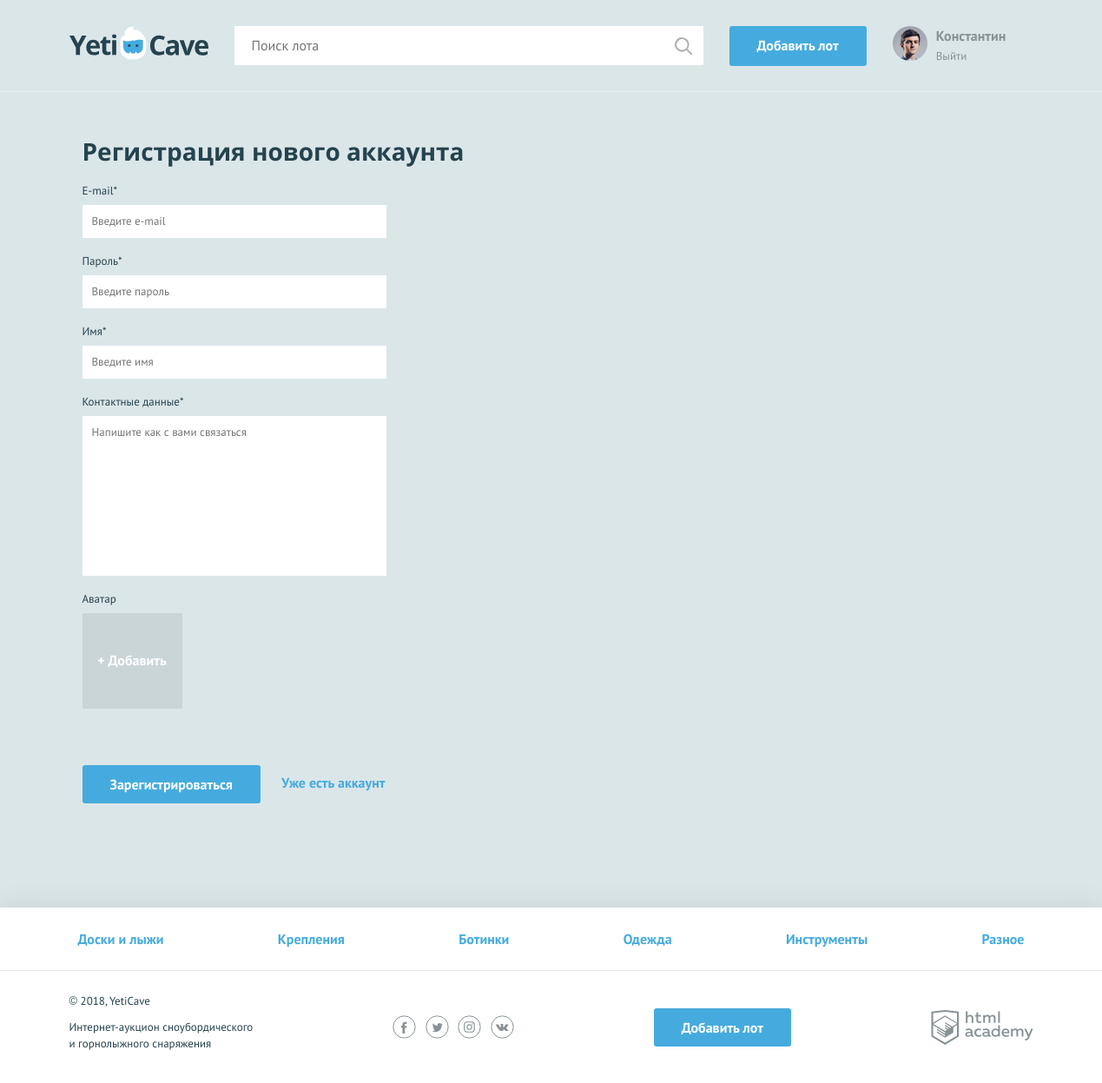
/sign-up.php, run on the app's committed database.
### tables this page shows
create table categories (
    categories_id int auto_increment primary key,
    categories_name char(64),
    css_class varchar(128)
);

### functions.php (called while the page is built, shortened)
<?php
function include_template($tamplate, $data) {
	if (file_exists($tamplate)) {
	    extract($data);
	    include($tamplate);
	    return ob_get_clean();
	} else {
		return '';
	}
}

### data_sql.php (called while the page is built, shortened)
<?php
function get_all_categories($link){
    $sql = 'SELECT categories_id, categories_name, css_class FROM categories';
    $result = mysqli_query($link, $sql);
    $categories = mysqli_fetch_all($result, MYSQLI_ASSOC);
    return ($categories);
}

### templates/layout.php (the view, shortened to what this page needs)
<!DOCTYPE html>
<html lang="ru">
<head>
    <link href="css/normalize.min.css" rel="stylesheet">
    <link href="css/style.css" rel="stylesheet">
</head>
<body>
<header class="main-header">
    <div class="main-header__container container">
        <a class="main-header__logo">
            <img src="img/logo.svg" width="160" height="39" alt="Логотип компании YetiCave">
        </a>
        <form class="main-header__search" method="get" action="https://echo.htmlacademy.ru">
            <input type="search" name="search" placeholder="Поиск лота">
            <input class="main-header__search-btn" type="submit" name="find" value="Найти">
        </form>
        <a class="main-header__add-lot button" href="add.php">Добавить лот</a>
        <nav class="user-menu">
        <?php if($is_auth==true):?>
        <div class="user-menu__image">
        <img src= <?= $user_avatar ?> width="40" height="40" alt="Пользователь">
        </div>
        <div class="user-menu__logged">
            <p><?=htmlspecialchars($user_name) ?></p>
            <a href="login.html">Выйти</a>
        </div>
        <?php endif; ?>
        </nav>
    </div>
</header>
<main class="container">
    <?=$content?>
</main>
<footer class="main-footer">
    <nav class="nav">
        <ul class="nav__list container">
            <?php foreach ($categories as $value):?>
            <li class="nav__item">
                <a href="all-lots.html"><?=$value['categories_name'];?></a>
            </li>
            <?php endforeach; ?>
        </ul>
    </nav>
    <div class="main-footer__bottom container">
        <div class="main-footer__copyright">
            <p>© 2018, YetiCave</p>
            <p>Интернет-аукцион сноубордического и горнолыжного снаряжения</p>
        </div>
        <div class="main-footer__social social">
            <a class="social__link social__link--facebook" href="#">Facebook
            </a>
            <a class="social__link social__link--twitter" href="#">Twitter
            </a>
            <a class="social__link social__link--instagram" href="#">Instagram
            </a>
            <a class="social__link social__link--vkontakte" href="#">Вконтакте
            </a>
        </div>
        <a class="main-footer__add-lot button" href="add.php">Добавить лот</a>
        <div class="main-footer__developed-by">
            <a class="logo-academy" href="https://htmlacademy.ru/intensive/php">HTML Academy
            </a>
        </div>
    </div>
</footer>
</body>
</html>

### css/style.css (style rules this page uses)
body { min-width: 1140px; background-color: #dbe6e9; font-family: "PT Sans", sans-serif; font-weight: 400; font-size: 16px; line-height: 26px; color: #25434e; }
a { text-decoration: none; }
.container { width: 1110px; margin: 0 auto; padding: 0 15px; }
.button { display: block; padding: 9px 32px; background-color: #45abde; color: #ffffff; text-align: center; font-weight: 700; border: none; border-radius: 3px; }
.main-header { padding: 30px 0 29px; border-bottom: 1px solid rgba(255, 255, 255, 0.5); }
.main-header__container { display: -webkit-flex; display: -ms-flexbox; display: flex; -webkit-justify-content: flex-start; -ms-flex-pack: start; justify-content: flex-start; }
.main-header__logo { display: block; margin-right: 30px; }
.main-header__search { position: relative; width: 540px; margin-right: 30px; }
.main-header__search input[type="search"] { width: 100%; padding: 8px 19px 9px 19px; border: 1px solid #ffffff; }
.main-header__search-btn { content: ""; position: absolute; top: 3px; right: 3px; width: 20px; height: 20px; padding: 20px; background: url("../img/search.svg") center no-repeat; opacity: 0.3; border: 0; font-size: 0; }
.main-header__add-lot { max-width: 160px; margin-right: 30px; }
.user-menu { display: -webkit-flex; display: -ms-flexbox; display: flex; }
.user-menu__image { width: 40px; height: 40px; margin-right: 10px; border-radius: 50%; overflow: hidden; }
.user-menu__image img { width: 100%; height: 100%; }
.user-menu__logged { color: #879296; line-height: 22px; }
.user-menu__logged p { font-weight: 700; margin: 0; }
.user-menu__logged a { color: #879296; font-size: 13px; font-weight: 400; }
.main-footer { margin-top: 120px; background-color: #ffffff; box-shadow: 0 0 30px 0 rgba(0, 0, 0, 0.1); }
.main-footer__bottom { display: -webkit-flex; display: -ms-flexbox; display: flex; -webkit-justify-content: space-between; -ms-flex-pack: justify; justify-content: space-between; -webkit-align-items: center; -ms-flex-align: center; align-items: center; padding: 25px 0; }
.main-footer__copyright { max-width: 212px; }
.main-footer__copyright p { margin: 0; margin-bottom: 11px; font-size: 13px; line-height: 19px; }
.main-footer__social { width: 140px; }
.social { display: -webkit-flex; display: -ms-flexbox; display: flex; -webkit-justify-content: space-between; -ms-flex-pack: justify; justify-content: space-between; -webkit-flex-wrap: wrap; -ms-flex-wrap: wrap; flex-wrap: wrap; }
.social__link { width: 27px; height: 27px; font-size: 0; }
.logo-academy { display: block; width: 118px; height: 40px; font-size: 0; }
.nav { background-color: #ffffff; border-bottom: 1px solid #e1e6e7; }
.nav__list { display: -webkit-flex; display: -ms-flexbox; display: flex; -webkit-justify-content: space-between; -ms-flex-pack: justify; justify-content: space-between; -webkit-flex-wrap: wrap; -ms-flex-wrap: wrap; flex-wrap: wrap; list-style: none; }
.nav__item a { position: relative; display: block; padding: 12px 10px; font-weight: 700; color: #45abde; }
.nav__item a::before { content: ""; display: none; position: absolute; bottom: 0; width: calc(100% - 20px); height: 3px; background-color: #e2e5e6; }
.main-footer .nav__item a { padding: 23px 10px; }

### data on the page
categories: categories_name "Доски и лыжи"
categories: categories_name "Крепления"
categories: categories_name "Ботинки"
categories: categories_name "Одежда"
categories: categories_name "Инструменты"
categories: categories_name "Разное"

### other printed values
$user_name "Константин"
